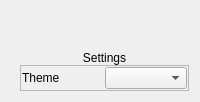
                <widget class="QWidget" name="settingsPage">
                 <property name="sizePolicy">
                  <sizepolicy hsizetype="Expanding" vsizetype="Expanding">
                   <horstretch>0</horstretch>
                   <verstretch>0</verstretch>
                  </sizepolicy>
                 </property>
                 <layout class="QVBoxLayout" name="verticalLayout_6">
                  <item>
                   <widget class="QWidget" name="widget_5" native="true">
                    <property name="sizePolicy">
                     <sizepolicy hsizetype="Expanding" vsizetype="Expanding">
                      <horstretch>0</horstretch>
                      <verstretch>0</verstretch>
                     </sizepolicy>
                    </property>
                    <layout class="QVBoxLayout" name="verticalLayout_7" stretch="0,0,0,0">
                     <property name="spacing">
                      <number>0</number>
                     </property>
                     <property name="topMargin">
                      <number>0</number>
                     </property>
                     <property name="rightMargin">
                      <number>0</number>
                     </property>
                     <property name="bottomMargin">
                      <number>0</number>
                     </property>
                     <item>
                      <spacer name="verticalSpacer_2">
                       <property name="orientation">
                        <enum>Qt::Orientation::Vertical</enum>
                       </property>
                       <property name="sizeHint" stdset="0">
                        <size>
                         <width>20</width>
                         <height>40</height>
                        </size>
                       </property>
                      </spacer>
                     </item>
                     <item alignment="Qt::AlignmentFlag::AlignBottom">
                      <widget class="QLabel" name="label_2">
                       <property name="text">
                        <string>Settings</string>
                       </property>
                       <property name="alignment">
                        <set>Qt::AlignmentFlag::AlignCenter</set>
                       </property>
                      </widget>
                     </item>
                     <item>
                      <widget class="QFrame" name="Settings">
                       <property name="frameShape">
                        <enum>QFrame::Shape::StyledPanel</enum>
                       </property>
                       <property name="frameShadow">
                        <enum>QFrame::Shadow::Raised</enum>
                       </property>
                       <layout class="QHBoxLayout" name="horizontalLayout_3">
                        <property name="spacing">
                         <number>0</number>
                        </property>
                        <property name="leftMargin">
                         <number>1</number>
                        </property>
                        <property name="topMargin">
                         <number>1</number>
                        </property>
                        <property name="rightMargin">
                         <number>1</number>
                        </property>
                        <property name="bottomMargin">
                         <number>1</number>
                        </property>
                        <item>
                         <widget class="QLabel" name="label_3">
                          <property name="text">
                           <string>Theme</string>
                          </property>
                         </widget>
                        </item>
                        <item>
                         <widget class="QComboBox" name="themeList"/>
                        </item>
                       </layout>
                      </widget>
                     </item>
                     <item>
                      <spacer name="verticalSpacer_3">
                       <property name="orientation">
                        <enum>Qt::Orientation::Vertical</enum>
                       </property>
                       <property name="sizeHint" stdset="0">
                        <size>
                         <width>0</width>
                         <height>0</height>
                        </size>
                       </property>
                      </spacer>
                     </item>
                    </layout>
                   </widget>
                  </item>
                 </layout>
                </widget>
